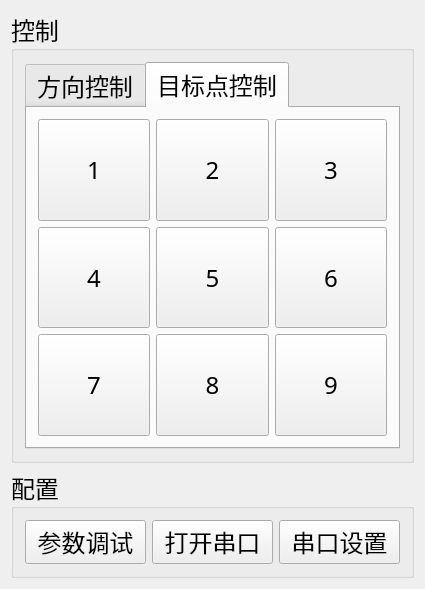
<?xml version="1.0" encoding="UTF-8"?>
<ui version="4.0">
 <class>MainWindow</class>
 <widget class="QMainWindow" name="MainWindow">
  <property name="geometry">
   <rect>
    <x>0</x>
    <y>0</y>
    <width>425</width>
    <height>589</height>
   </rect>
  </property>
  <property name="font">
   <font>
    <family>微软雅黑 Light</family>
    <pointsize>18</pointsize>
   </font>
  </property>
  <property name="windowTitle">
   <string>MainWindow</string>
  </property>
  <widget class="QWidget" name="centralWidget">
   <layout class="QGridLayout" name="gridLayout_5">
    <item row="0" column="0">
     <widget class="QGroupBox" name="groupBox">
      <property name="sizePolicy">
       <sizepolicy hsizetype="Preferred" vsizetype="Expanding">
        <horstretch>0</horstretch>
        <verstretch>0</verstretch>
       </sizepolicy>
      </property>
      <property name="title">
       <string>控制</string>
      </property>
      <layout class="QGridLayout" name="gridLayout_4">
       <item row="0" column="0">
        <widget class="QTabWidget" name="tabWidget">
         <property name="currentIndex">
          <number>1</number>
         </property>
         <widget class="QWidget" name="DirectionTab">
          <attribute name="title">
           <string>方向控制</string>
          </attribute>
          <layout class="QGridLayout" name="gridLayout_2">
           <item row="0" column="0">
            <layout class="QHBoxLayout" name="horizontalLayout_2">
             <item>
              <widget class="QPushButton" name="LeftButton">
               <property name="sizePolicy">
                <sizepolicy hsizetype="Minimum" vsizetype="Ignored">
                 <horstretch>0</horstretch>
                 <verstretch>0</verstretch>
                </sizepolicy>
               </property>
               <property name="text">
                <string>《</string>
               </property>
              </widget>
             </item>
             <item>
              <layout class="QVBoxLayout" name="verticalLayout">
               <item>
                <widget class="QPushButton" name="UpButton">
                 <property name="sizePolicy">
                  <sizepolicy hsizetype="Minimum" vsizetype="Expanding">
                   <horstretch>0</horstretch>
                   <verstretch>0</verstretch>
                  </sizepolicy>
                 </property>
                 <property name="text">
                  <string>︽</string>
                 </property>
                </widget>
               </item>
               <item>
                <widget class="QPushButton" name="DownButton">
                 <property name="sizePolicy">
                  <sizepolicy hsizetype="Minimum" vsizetype="Expanding">
                   <horstretch>0</horstretch>
                   <verstretch>0</verstretch>
                  </sizepolicy>
                 </property>
                 <property name="text">
                  <string>︾</string>
                 </property>
                </widget>
               </item>
              </layout>
             </item>
             <item>
              <widget class="QPushButton" name="RightButton">
               <property name="sizePolicy">
                <sizepolicy hsizetype="Minimum" vsizetype="Ignored">
                 <horstretch>0</horstretch>
                 <verstretch>0</verstretch>
                </sizepolicy>
               </property>
               <property name="text">
                <string>》</string>
               </property>
              </widget>
             </item>
            </layout>
           </item>
          </layout>
         </widget>
         <widget class="QWidget" name="AimTab">
          <attribute name="title">
           <string>目标点控制</string>
          </attribute>
          <layout class="QGridLayout" name="gridLayout_3">
           <item row="0" column="0">
            <layout class="QVBoxLayout" name="verticalLayout_2">
             <item>
              <layout class="QHBoxLayout" name="horizontalLayout_3">
               <item>
                <widget class="QPushButton" name="Button1">
                 <property name="sizePolicy">
                  <sizepolicy hsizetype="Expanding" vsizetype="Expanding">
                   <horstretch>0</horstretch>
                   <verstretch>0</verstretch>
                  </sizepolicy>
                 </property>
                 <property name="text">
                  <string>1</string>
                 </property>
                </widget>
               </item>
               <item>
                <widget class="QPushButton" name="Button2">
                 <property name="sizePolicy">
                  <sizepolicy hsizetype="Expanding" vsizetype="Expanding">
                   <horstretch>0</horstretch>
                   <verstretch>0</verstretch>
                  </sizepolicy>
                 </property>
                 <property name="text">
                  <string>2</string>
                 </property>
                </widget>
               </item>
               <item>
                <widget class="QPushButton" name="Button3">
                 <property name="sizePolicy">
                  <sizepolicy hsizetype="Expanding" vsizetype="Expanding">
                   <horstretch>0</horstretch>
                   <verstretch>0</verstretch>
                  </sizepolicy>
                 </property>
                 <property name="text">
                  <string>3</string>
                 </property>
                </widget>
               </item>
              </layout>
             </item>
             <item>
              <layout class="QHBoxLayout" name="horizontalLayout_4">
               <item>
                <widget class="QPushButton" name="Button4">
                 <property name="sizePolicy">
                  <sizepolicy hsizetype="Expanding" vsizetype="Expanding">
                   <horstretch>0</horstretch>
                   <verstretch>0</verstretch>
                  </sizepolicy>
                 </property>
                 <property name="text">
                  <string>4</string>
                 </property>
                </widget>
               </item>
               <item>
                <widget class="QPushButton" name="Button5">
                 <property name="sizePolicy">
                  <sizepolicy hsizetype="Expanding" vsizetype="Expanding">
                   <horstretch>0</horstretch>
                   <verstretch>0</verstretch>
                  </sizepolicy>
                 </property>
                 <property name="text">
                  <string>5</string>
                 </property>
                </widget>
               </item>
               <item>
                <widget class="QPushButton" name="Button6">
                 <property name="sizePolicy">
                  <sizepolicy hsizetype="Expanding" vsizetype="Expanding">
                   <horstretch>0</horstretch>
                   <verstretch>0</verstretch>
                  </sizepolicy>
                 </property>
                 <property name="text">
                  <string>6</string>
                 </property>
                </widget>
               </item>
              </layout>
             </item>
             <item>
              <layout class="QHBoxLayout" name="horizontalLayout_5">
               <item>
                <widget class="QPushButton" name="Button7">
                 <property name="sizePolicy">
                  <sizepolicy hsizetype="Expanding" vsizetype="Expanding">
                   <horstretch>0</horstretch>
                   <verstretch>0</verstretch>
                  </sizepolicy>
                 </property>
                 <property name="text">
                  <string>7</string>
                 </property>
                </widget>
               </item>
               <item>
                <widget class="QPushButton" name="Button8">
                 <property name="sizePolicy">
                  <sizepolicy hsizetype="Expanding" vsizetype="Expanding">
                   <horstretch>0</horstretch>
                   <verstretch>0</verstretch>
                  </sizepolicy>
                 </property>
                 <property name="text">
                  <string>8</string>
                 </property>
                </widget>
               </item>
               <item>
                <widget class="QPushButton" name="Button9">
                 <property name="sizePolicy">
                  <sizepolicy hsizetype="Expanding" vsizetype="Expanding">
                   <horstretch>0</horstretch>
                   <verstretch>0</verstretch>
                  </sizepolicy>
                 </property>
                 <property name="text">
                  <string>9</string>
                 </property>
                </widget>
               </item>
              </layout>
             </item>
            </layout>
           </item>
          </layout>
         </widget>
        </widget>
       </item>
      </layout>
     </widget>
    </item>
    <item row="1" column="0">
     <widget class="QGroupBox" name="groupBox_2">
      <property name="sizePolicy">
       <sizepolicy hsizetype="Preferred" vsizetype="Fixed">
        <horstretch>0</horstretch>
        <verstretch>0</verstretch>
       </sizepolicy>
      </property>
      <property name="title">
       <string>配置</string>
      </property>
      <layout class="QGridLayout" name="gridLayout">
       <item row="0" column="0">
        <layout class="QHBoxLayout" name="horizontalLayout">
         <item>
          <widget class="QPushButton" name="DebugButton">
           <property name="text">
            <string>参数调试</string>
           </property>
          </widget>
         </item>
         <item>
          <widget class="QPushButton" name="PowerButton">
           <property name="text">
            <string>打开串口</string>
           </property>
          </widget>
         </item>
         <item>
          <widget class="QPushButton" name="ConfigButton">
           <property name="text">
            <string>串口设置</string>
           </property>
          </widget>
         </item>
        </layout>
       </item>
      </layout>
     </widget>
    </item>
   </layout>
  </widget>
 </widget>
 <layoutdefault spacing="6" margin="11"/>
 <resources/>
 <connections/>
</ui>
